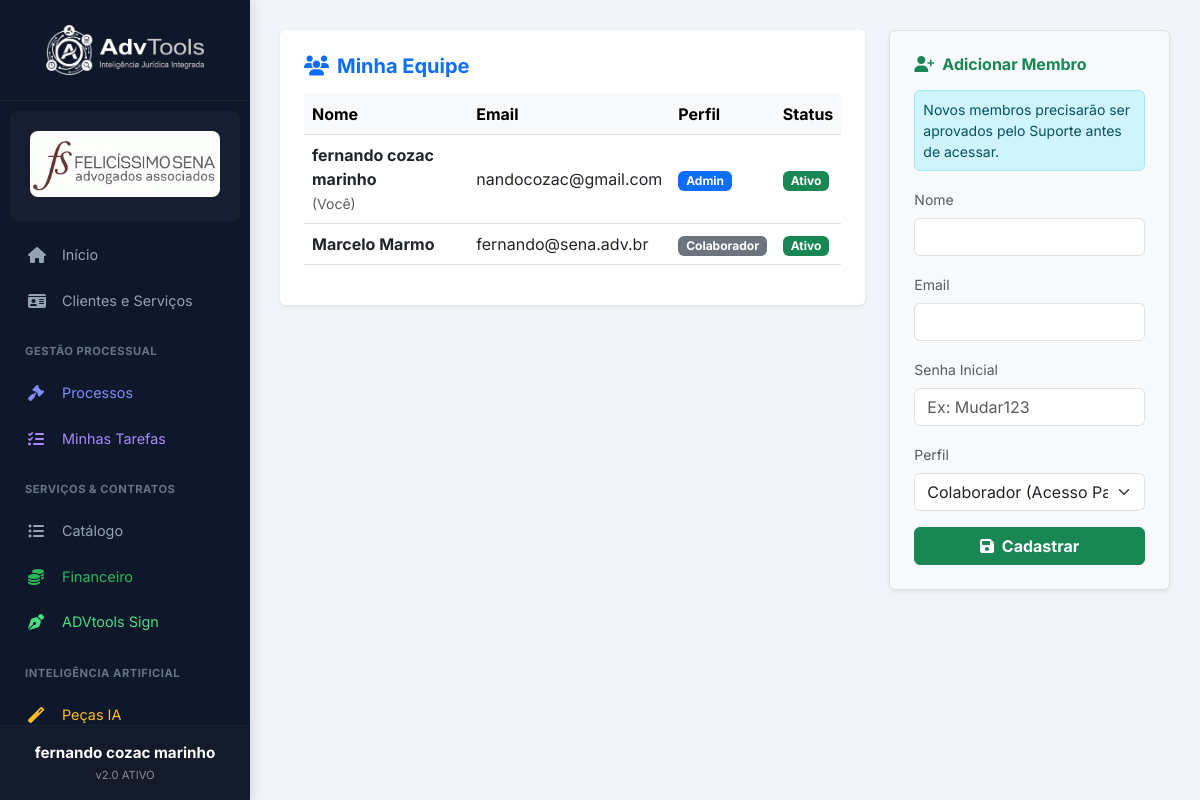
Page /equipe (signed in) on the committed database.
### tables this page shows
CREATE TABLE usuarios (
        id INTEGER PRIMARY KEY AUTOINCREMENT,
        escritorio_id INTEGER,
        nome TEXT NOT NULL,
        email TEXT UNIQUE NOT NULL,
        senha_hash TEXT NOT NULL,
        tipo TEXT DEFAULT 'Humano', -- Humano ou IA
        perfil TEXT DEFAULT 'Operacional', is_admin BOOLEAN DEFAULT 0, ativo BOOLEAN DEFAULT 0, -- Admin, Comercial, Operacional
        FOREIGN KEY(escritorio_id) REFERENCES escritorios(id)
    );

### app.py (the view, shortened to what this page needs)
@app.route('/equipe', methods=['GET', 'POST'])
def equipe():
    if not session.get('usuario_logado'): return redirect(url_for('login'))
    if session.get('perfil') != 'Admin' and not session.get('is_admin'):
        flash("Acesso restrito a administradores do escritório.")
        return redirect(url_for('dashboard'))
    conn = get_db_connection()
    escritorio_id = session.get('escritorio_id')
    membros = conn.execute("SELECT * FROM usuarios WHERE escritorio_id = ?", (escritorio_id,)).fetchall()
    conn.close()
    return render_template('equipe.html', membros=membros)

### templates/equipe.html (shortened to what this page needs)
{% extends "base.html" %}
{% block content %}
<div class="row">
    <div class="col-md-8">
        <div class="card-cadastro bg-white p-4 shadow-sm rounded">
            <h5 class="fw-bold mb-3 text-primary"><i class="fas fa-users me-2"></i>Minha Equipe</h5>
            <div class="table-responsive">
                <table class="table table-hover align-middle">
                    <thead class="table-light">
                        <tr>
                            <th>Nome</th>
                            <th>Email</th>
                            <th>Perfil</th>
                            <th>Status</th>
                        </tr>
                    </thead>
                    <tbody>
                        {% for m in membros %}
                        <tr>
                            <td>
                                <div class="fw-bold">{{ m.nome }}</div>
                                {% if m.id == session['usuario_id'] %}<small class="text-muted">(Você)</small>{% endif
                                %}
                            </td>
                            <td>{{ m.email }}</td>
                            <td>
                                <span
                                    class="badge {% if m.perfil == 'Admin' %}bg-primary{% else %}bg-secondary{% endif %}">
                                    {{ m.perfil }}
                                </span>
                            </td>
                            <td>
                                {% if m.ativo %}
                                <span class="badge bg-success">Ativo</span>
                                {% else %}
                                <span class="badge bg-warning text-dark"><i class="fas fa-clock me-1"></i> Aguardando
                                    Aprovação</span>
                                {% endif %}
                            </td>
                        </tr>
                        {% endfor %}
                    </tbody>
                </table>
            </div>
        </div>
    </div>
    <div class="col-md-4">
        <div class="card-cadastro bg-light p-4 shadow-sm rounded border border-dashed">
            <h6 class="fw-bold mb-3 text-success"><i class="fas fa-user-plus me-2"></i>Adicionar Membro</h6>
            <div class="alert alert-info small p-2">
                Novos membros precisarão ser aprovados pelo Suporte antes de acessar.
            </div>
            <form action="/equipe" method="POST">
                <div class="mb-3">
                    <label class="form-label small text-muted">Nome</label>
                    <input type="text" name="nome" class="form-control" required>
                </div>
                <div class="mb-3">
                    <label class="form-label small text-muted">Email</label>
                    <input type="email" name="email" class="form-control" required>
                </div>
                <div class="mb-3">
                    <label class="form-label small text-muted">Senha Inicial</label>
                    <input type="text" name="senha" class="form-control" placeholder="Ex: Mudar123" required>
                </div>
                <div class="mb-3">
                    <label class="form-label small text-muted">Perfil</label>
                    <select name="perfil" class="form-select">
                        <option value="Colaborador">Colaborador (Acesso Padrão)</option>
                    </select>
                </div>
                <button type="submit" class="btn btn-success w-100 fw-bold">
                    <i class="fas fa-save me-1"></i> Cadastrar
                </button>
            </form>
        </div>
    </div>
</div>
{% endblock %}

### templates/base.html (shortened to what this page needs)
<!DOCTYPE html>
<html lang="pt-br">
<head>
    <link href="https://cdn.jsdelivr.net/npm/bootstrap@5.3.0/dist/css/bootstrap.min.css" rel="stylesheet">
    <link rel="stylesheet" href="https://cdnjs.cloudflare.com/ajax/libs/font-awesome/6.4.0/css/all.min.css">
</head>
<body>
    <div class="sidebar">
        <div class="sidebar-header d-flex align-items-center justify-content-center">
            <img src="{{ url_for('static', filename='img/logo_advtools.png') }}" alt="ADVtools" class="img-fluid"
                style="max-height: 50px; border-radius: 5px;">
        </div>
        <div class="user-profile">
            {% if session.get('logo_path') %}
            <div class="w-100 text-center">
                <img src="{{ url_for('static', filename=session.get('logo_path')) }}" alt="Logo"
                    style="max-width: 100%; max-height: 80px; object-fit: contain; border-radius: 8px; margin-bottom: 5px;">
            </div>
            {% endif %}
        </div>
        <div style="flex-grow: 1; overflow-y: auto;">
            <nav class="nav flex-column">
                <a href="/"
                    class="nav-link {% if request.path == '/' or request.path == '/dashboard' %}active{% endif %}">
                    <i class="fas fa-home"></i> Início
                </a>
                <a href="/clientes"
                    class="nav-link {% if 'clientes' in request.path and 'processos' not in request.path %}active{% endif %}">
                    <i class="fas fa-id-card"></i> Clientes e Serviços
                </a>
                <div class="nav-category">Gestão Processual</div>
                <a href="/processos"
                    class="nav-link {% if request.path == '/processos' or request.path.startswith('/processos/') %}active{% endif %}"
                    style="color: #818cf8;">
                    <i class="fas fa-gavel"></i> Processos
                </a>
                <a href="/minhas-tarefas" class="nav-link {% if 'minhas-tarefas' in request.path %}active{% endif %}"
                    style="color: #a78bfa;">
                    <i class="fas fa-tasks"></i> Minhas Tarefas
                </a>
                <div class="nav-category">Serviços &amp; Contratos</div>
                <a href="/servicos/tipos" class="nav-link {% if 'servicos/tipos' in request.path %}active{% endif %}">
                    <i class="fas fa-list-ul"></i> Catálogo
                </a>
                {% if session.get('perfil') == 'Admin' %}
                <a href="/financeiro" class="nav-link {% if 'financeiro' in request.path %}active{% endif %}"
                    style="color: #2eb85c;">
                    <i class="fas fa-coins"></i> Financeiro
                </a>
                {% endif %}
                <a href="/documentos" class="nav-link {% if request.path == '/documentos' %}active{% endif %}"
                    style="color: #4ade80;">
                    <i class="fas fa-pen-nib"></i> ADVtools Sign
                </a>
                <div class="nav-category">Inteligência Artificial</div>
                <a href="/documentos/novo" class="nav-link {% if 'documentos' in request.path %}active{% endif %}"
                    style="color: #fbbf24;">
                    <i class="fas fa-magic"></i> Peças IA
                </a>
            </nav>
        </div>
        <div class="p-3 text-center border-top border-secondary border-opacity-10 bg-dark bg-opacity-25">
            <div class="fw-bold text-white mb-0" style="font-size: 0.95rem;">{{ session.get('nome_usuario', 'Usuário')
                }}</div>
            <div class="text-white-50" style="font-size: 0.70rem; margin-top: 2px;">v2.0 ATIVO</div>
        </div>
    </div>
    <div class="main-content">
        {% block content %}{% endblock %}
    </div>
</body>
</html>

### templates/base.html (style rules this page uses)
:root { --sidebar-bg: #0F172A; --sidebar-hover: #1E293B; --text-main: #E2E8F0; --text-muted: #94A3B8; --accent: #F59E0B; --bg-body: #F1F5F9; }
body { background-color: var(--bg-body); font-family: 'Inter', sans-serif; overflow-x: hidden; }
.sidebar { height: 100vh; width: 250px; position: fixed; top: 0; left: 0; background-color: var(--sidebar-bg); color: var(--text-main); display: flex; flex-direction: column; z-index: 1000; box-shadow: 4px 0 10px rgba(0, 0, 0, 0.1); }
.sidebar-header { padding: 25px 20px; border-bottom: 1px solid rgba(255, 255, 255, 0.05); }
.user-profile { padding: 20px; background: rgba(255, 255, 255, 0.03); margin: 10px; border-radius: 8px; display: flex; align-items: center; }
.nav-link { color: var(--text-muted); padding: 12px 25px; font-size: 0.9rem; display: flex; align-items: center; transition: all 0.2s ease; text-decoration: none; border-left: 3px solid transparent; }
.nav-link i { width: 24px; margin-right: 10px; font-size: 1rem; }
.nav-category { font-size: 0.7rem; text-transform: uppercase; color: #64748B; font-weight: 700; padding: 20px 25px 10px; letter-spacing: 0.5px; }
.main-content { margin-left: 250px; padding: 30px; }

### rows in the picture
usuarios: get "fernando cozac marinho", nome "fernando cozac marinho", shows "(Você)", email "nandocozac@gmail.com", perfil "Admin", ativo "Ativo"
usuarios: nome "Marcelo Marmo", email "fernando@sena.adv.br", perfil "Colaborador", ativo "Ativo"
